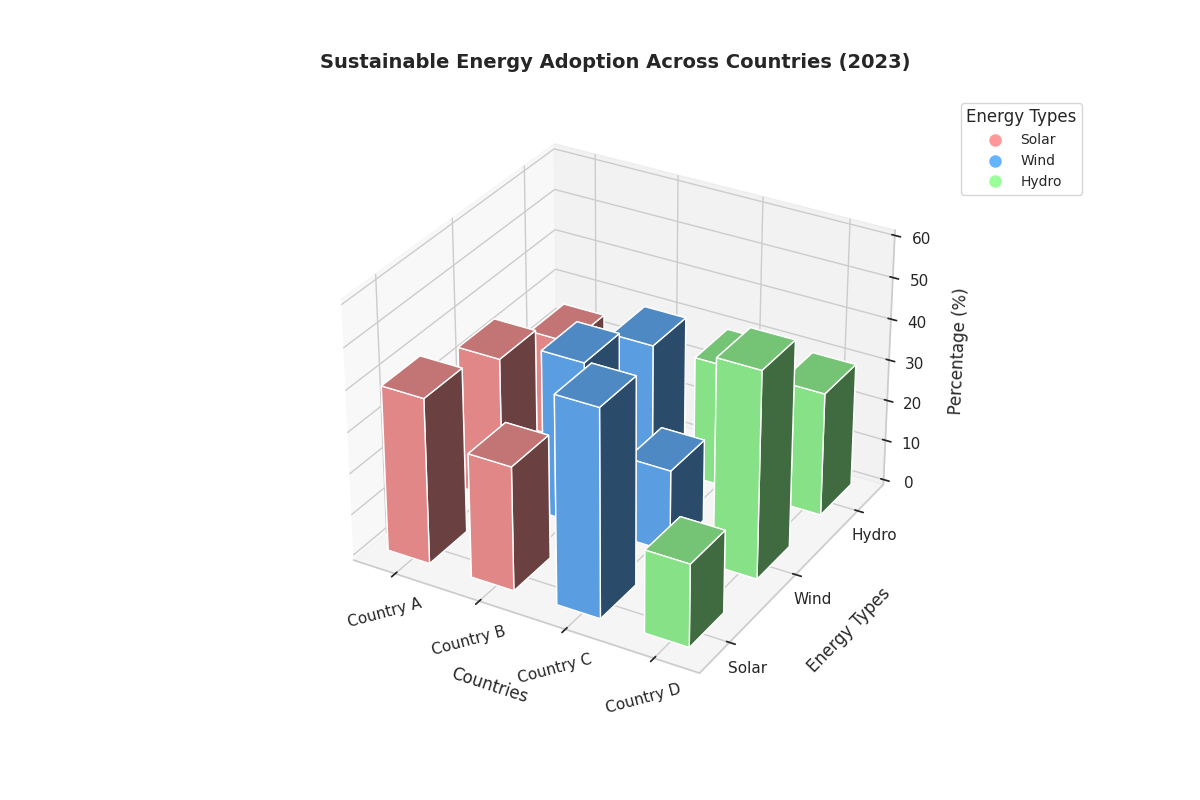

The Python source for this figure:
import matplotlib.pyplot as plt
import numpy as np

# Data setup
countries = ['Country A', 'Country B', 'Country C', 'Country D']
energy_types = ['Solar', 'Wind', 'Hydro']
percentage_distributions = np.array([
    [40, 35, 25],  # Country A
    [30, 40, 30],  # Country B
    [50, 20, 30],  # Country C
    [20, 50, 30]   # Country D (added)
])

# Create a 3D plot
fig = plt.figure(figsize=(12, 8))
ax = fig.add_subplot(111, projection='3d')

# Define x and y positions for the bars
x_positions = np.arange(len(countries))
y_positions = np.arange(len(energy_types))
xpos, ypos = np.meshgrid(x_positions, y_positions, indexing='ij')
xpos = xpos.flatten()
ypos = ypos.flatten()

# Flatten the percentage distribution array
z_positions = np.zeros_like(xpos)
bar_heights = percentage_distributions.flatten()

# Define colors for each energy type
colors = ['#ff9999', '#66b3ff', '#99ff99']  # Solar, Wind, Hydro colors

# Create the bars
ax.bar3d(xpos, ypos, z_positions, dx=0.5, dy=0.5, dz=bar_heights, color=np.repeat(colors, len(countries)))

# Customize the plot
ax.set_title('Sustainable Energy Adoption Across Countries (2023)', fontsize=14, fontweight='bold', pad=20)
ax.set_xlabel('Countries', labelpad=15)
ax.set_ylabel('Energy Types', labelpad=15)
ax.set_zlabel('Percentage (%)', labelpad=10)
ax.set_xticks(x_positions + 0.25)
ax.set_yticks(y_positions + 0.25)
ax.set_xticklabels(countries, rotation=15)
ax.set_yticklabels(energy_types)
ax.set_zlim(0, 60)

# Add a legend
legend_elements = [plt.Line2D([0], [0], marker='o', color='w', label=energy_type, markerfacecolor=color, markersize=10) 
                   for energy_type, color in zip(energy_types, colors)]
ax.legend(handles=legend_elements, title='Energy Types', loc='upper left', bbox_to_anchor=(1.05, 1), fontsize=10)

# Automatically adjust the subplot layout to make room for the legend and labels
plt.tight_layout()

# Show the plot
plt.show()
